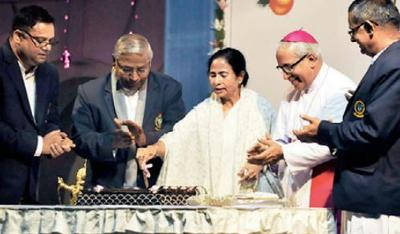
%> input picture 6th_sem/MATLAB/20th-Feb-2018/image3.jpg, 400 x 234 px
$ octave neg.m   (GNU Octave 9; MATLAB toolbox functions it lacks are replaced by stand-ins)
%> lines starting %> are read from the running program, lines starting %| are printed output that depends on the picture; in (x1, y1, x2, y2) boxes, pixels count from 0 and x2, y2 are one past the last pixel; in counts of white or black regions, pixels touching at a corner belong together; the program's own positions count from 1
%animage13.m: Write a program to change the image to negative image
clc;
close all;
clear all;
file1=input('\nEnter Input Image File Name=','s');
%> the answer given: ../../../../MATLAB/20th-Feb-2018/image3.jpg
file2=input('Enter Output Image File Name=','s');
%> the answer given: out.png
x=imread(file1);
%> x is the input picture: size 234x400x3 uint8; mean R, G, B 131.7, 124.1, 122.7
[r,c,d]=size(x);
%> r = 234; c = 400; d = 3
y(1:r,1:c,1)=.2987*x(1:r,1:c,1)+.587*x(1:r,1:c,2)+.114*x(1:r,1:c,3);
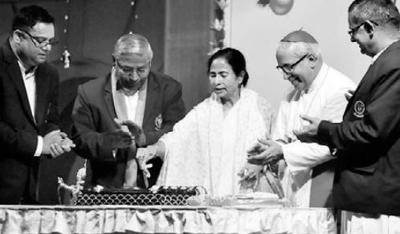
%> y: size 234x400 uint8; min 0, max 255, mean 126.2
for i=1:r
    for j=1:c
        if y(i,j,1) >=127
            z(i,j,1)=0;
        else
            z(i,j,1)=255;
        end
    end
end
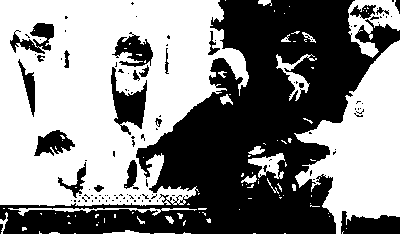
%> z: size 234x400 double; 53.5% white; 115 black regions (93 under 20 px), largest, box (x1, y1, x2, y2) and area: (0, 0, 400, 234) 37424, (111, 67, 147, 135) 1125, (341, 211, 400, 234) 1009
imshow(z);
imwrite(z,file2);
%End of program
